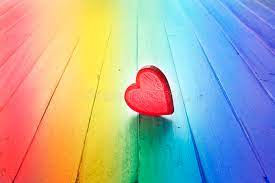
#> input picture OPENCV/OpenCV Scripts/Basic/Photos/test_image.jfif, 275 x 183 px, found by its file name
$ python thresholding.py
#> lines starting #> are read from the running program, lines starting #| are printed output that depends on the picture; after the words box and inside, x2 and y2 are one past the last pixel; in counts of white or black regions, pixels touching at a corner belong together
import cv2 as cv
from cv2 import cvtColor
from cv2 import THRESH_BINARY
from cv2 import ADAPTIVE_THRESH_GAUSSIAN_C
import numpy as np
 #reading and coverting image to grayscale
img=cv.imread('Photos/test_image.JFIF')
#> img is the input picture: shape (183, 275, 3); mean B, G, R 162, 169.7, 169.2
gray=cv.cvtColor(img,cv.COLOR_BGR2GRAY)
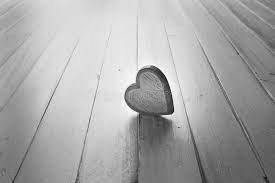
#> gray: shape (183, 275); min 19, max 254, mean 168.7
cv.imshow('Gray image',gray)

#simple thresholding and for inversing use cv.THRESH_BINARY_INV
threshold,thresh=cv.threshold(gray, 180, 255, cv.THRESH_BINARY)
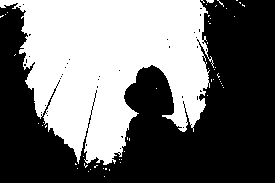
#> thresh: shape (183, 275); 43.7% white; 54 white regions (52 under 20 px), largest, box (x1, y1, x2, y2) and area: (0, 0, 214, 165) 21868, (206, 0, 214, 3) 20
cv.imshow('Simple Threshold',thresh)

#adaptive thresholding
adaptive_thresh=cv.adaptiveThreshold(gray,255,cv.ADAPTIVE_THRESH_GAUSSIAN_C,cv.THRESH_BINARY,11,9)
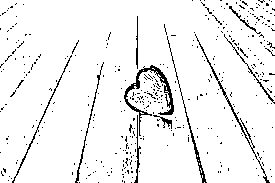
#> adaptive_thresh: shape (183, 275); 94% white; black in thin lines or dots
cv.imshow('Adaptive_threshold',adaptive_thresh)


cv.waitKey(0)
